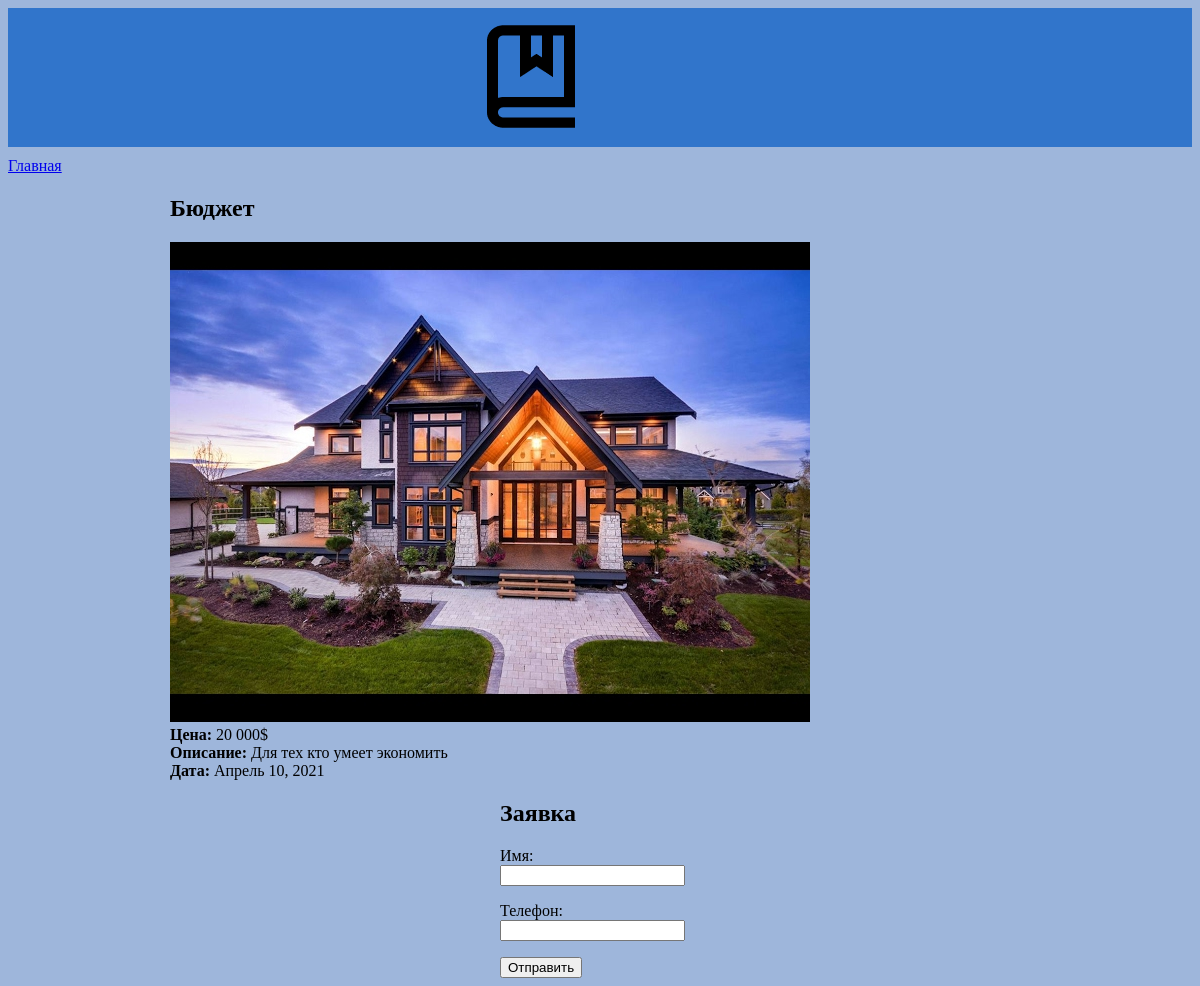
Screenshot of /3/ with the database file from the repository.
### houses/models.py (models this page shows, shortened)
class House(models.Model):
    name = models.CharField("название", max_length=50)
    price = models.IntegerField("цена")
    description = models.TextField("описание")
    date = models.DateField("дата", default='2020-01-01')
    photo = models.ImageField("фотография", upload_to="houses/photos", default="", blank=True)
    class Meta:
        verbose_name = "дом"
        verbose_name_plural = "дома"
        ordering = ["name", "price"]

### houses/views.py (the view)
# urls.py: path('<house_id>/', house_detail, name='house')
def house_detail(request, house_id):
    house = get_object_or_404(House, id=house_id)
    form = OrderForm(request.POST or None, initial={"house": house})
    if request.method == "POST":
        if form.is_valid():
            form.save()
            return HttpResponseRedirect("{}?sended=True".format(reverse("house", kwargs={"house_id": house_id})))
    return render(request, "houses/house_detail.html",
                  {"house": house, "form": form, "sended": request.GET.get("sended", False)})

### orders/forms.py
class OrderForm(forms.ModelForm):
    house = forms.ModelChoiceField(queryset=House.objects.all(), widget=forms.HiddenInput)
    class Meta:
        model = Order
        fields = ["house", "name", "phone"]

### houses/templates/houses/house_detail.html (shortened to what this page needs)
{% extends "index.html" %}
{% load humanize %}
{% block application %}
    <a href="{% url 'home' %}">Главная</a>
    <div class="house_detail">
        <h2>{{ house.name }}</h2>
        {% if house.photo %}
            <img src="{{ house.photo.url }}" alt="{{ house.name }}" class="img">
        {% endif %}
        <div><b>Цена:</b> {{ house.price| intcomma }}$</div>
        <div><b>Описание:</b> {{ house.description }}</div>
        <div><b>Дата:</b> {{ house.date }}</div>
    </div>
    <div class="buy">
        <h2>Заявка</h2>
        <form action="" method="post">
            {{ form.as_p }}
        <input type="submit" value="Отправить">
        </form>
    </div>
{% endblock %}

### static/css/style_houses.css (style rules this page uses)
body { background-color: rgba(50, 100, 180, 0.47); }
b { font-family: "Times New Roman", sans-serif; }
.buy { width: 200px; display: block; margin: 0 auto; }
div.house_detail { width: 860px; margin: 0 auto 20px auto; }

### rows the page displays
House: name "Бюджет", photo (placeholder picture), price "20 000", description "Для тех кто умеет экономить", date "Апрель 10, 2021"
